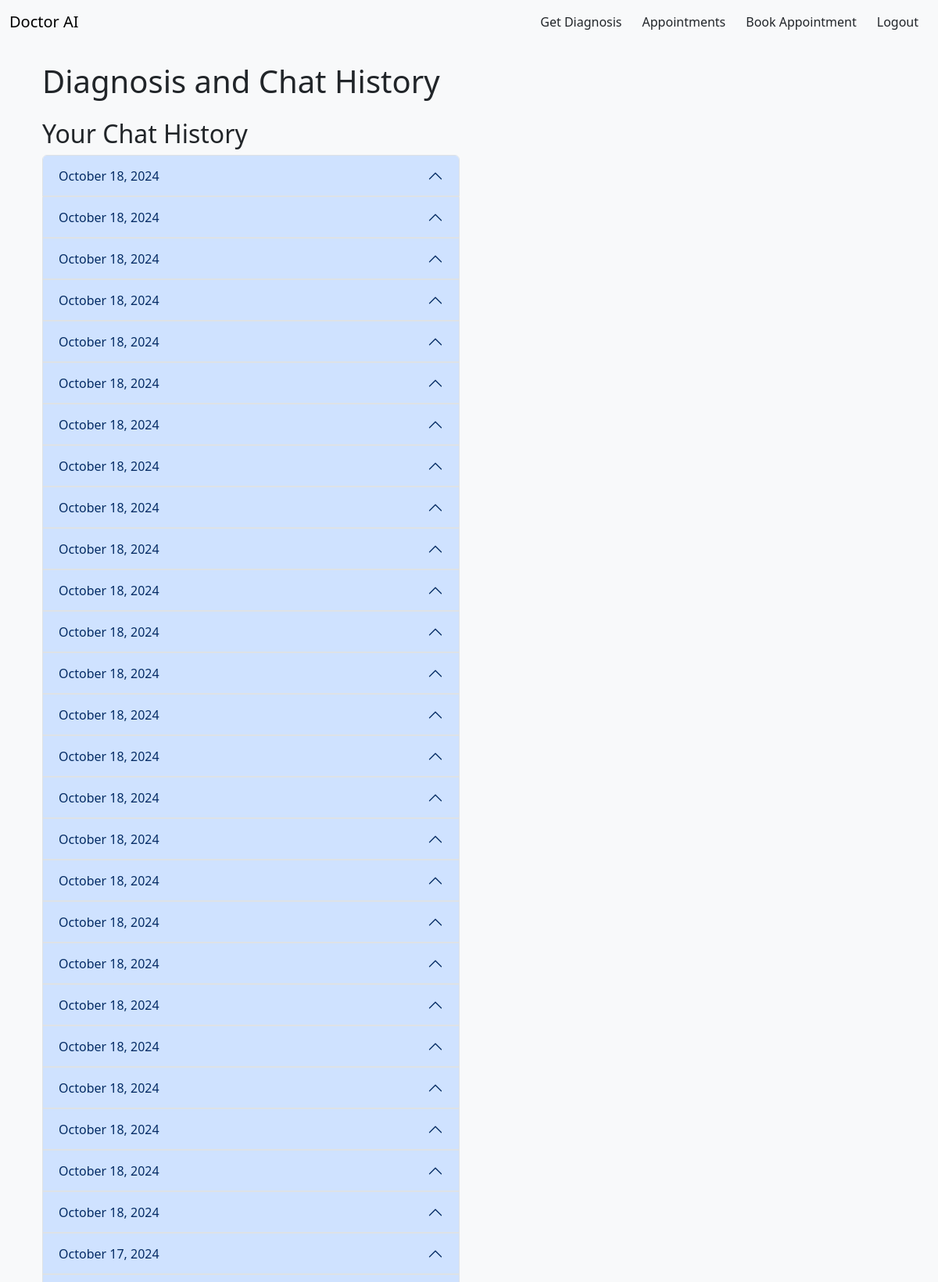
The app's page /diagnosis/history/ (signed in, upper part) with its own data.
### diagnosis/models.py (models this page shows, shortened)
class ChatSession(models.Model):
    user = models.ForeignKey(CustomUser, related_name='chat_sessions', on_delete=models.CASCADE)
    timestamp = models.DateTimeField(auto_now_add=True)

### diagnosis/views.py (the view)
# urls.py: path('history/', views.patient_history, name='patient_history'),
@login_required
def patient_history(request):
    diagnoses = Diagnosis.objects.filter(user=request.user).order_by('-date_created')
    appointments = Appointment.objects.filter(patient=request.user).order_by('-date')
    chat_sessions = ChatSession.objects.filter(user=request.user).prefetch_related('messages').order_by('-timestamp')
    if 'appointment_success' in request.GET:
        messages.success(request, 'Your appointment has been successfully booked!')
    return render(request, 'diagnosis/patient_history.html', {
        'diagnoses': diagnoses,
        'appointments': appointments,
        'chat_sessions': chat_sessions,  # Pass chat sessions to the template
    })

### diagnosis/templates/diagnosis/patient_history.html (shortened to what this page needs)
{% extends "base.html" %}
{% load bootstrap5 %}
{% load widget_tweaks %}
{% load bootstrap_icons %}
{% block content %}
<div class="container mt-4">
  <h1>Diagnosis and Chat History</h1>
  <div class="row mt-4">
        <div class="col-md-6">
          <div class="chat-history-section">
              <h2>Your Chat History</h2>
              {% if chat_sessions %}
                  <div class="accordion" id="chatAccordion">
                      {% for session in chat_sessions %}
                          <div class="accordion-item">
                              <h2 class="accordion-header" id="headingChat{{ forloop.counter }}">
                                  <button class="accordion-button" type="button" data-bs-toggle="collapse" data-bs-target="#collapseChat{{ forloop.counter }}" aria-expanded="true" aria-controls="collapseChat{{ forloop.counter }}">
                                        {{ session.timestamp|date:"F j, Y" }}
                                  </button>
                              </h2>
                          </div>
                      {% endfor %}
                  </div>
              {% else %}
                  <p>You have no chat history yet. <a href="">Start a new chat!</a></p>
              {% endif %}
          </div>
      </div>
  </div>
</div>
{% endblock %}

### users/static/users/styles.css (style rules this page uses)
body { background-color: #f8f9fa; }

### records on screen
ChatSession: timestamp "October 18, 2024"
ChatSession: timestamp "October 18, 2024"
ChatSession: timestamp "October 18, 2024"
ChatSession: timestamp "October 18, 2024"
ChatSession: timestamp "October 18, 2024"
ChatSession: timestamp "October 18, 2024"
ChatSession: timestamp "October 18, 2024"
ChatSession: timestamp "October 18, 2024"
ChatSession: timestamp "October 18, 2024"
ChatSession: timestamp "October 18, 2024"
ChatSession: timestamp "October 18, 2024"
ChatSession: timestamp "October 18, 2024"
ChatSession: timestamp "October 18, 2024"
ChatSession: timestamp "October 18, 2024"
ChatSession: timestamp "October 18, 2024"
ChatSession: timestamp "October 18, 2024"
ChatSession: timestamp "October 18, 2024"
ChatSession: timestamp "October 18, 2024"
ChatSession: timestamp "October 18, 2024"
ChatSession: timestamp "October 18, 2024"
ChatSession: timestamp "October 18, 2024"
ChatSession: timestamp "October 18, 2024"
ChatSession: timestamp "October 18, 2024"
ChatSession: timestamp "October 18, 2024"
ChatSession: timestamp "October 18, 2024"
ChatSession: timestamp "October 18, 2024"
ChatSession: timestamp "October 17, 2024"
